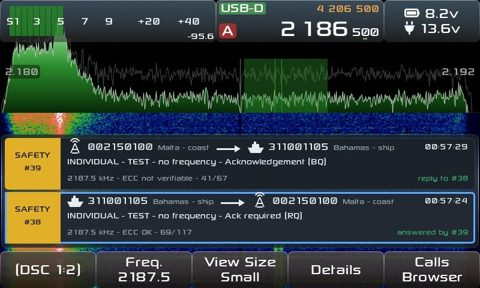
#> input picture .github/images/dsc_first.jpg, 480 x 288 px
$ python -i wfml.py   (imports and definitions only)
#> lines starting #> are read from the running program, lines starting #| are printed output that depends on the picture; after the words box and inside, x2 and y2 are one past the last pixel; in counts of white or black regions, pixels touching at a corner belong together
# SPDX-License-Identifier: LGPL-2.1-or-later
# Copyright (C) 2026 Hany El Imam - 1KO125 firmware for the Xiegu X6100
"""
Shared code of the WEFAX post-processing kit: pictures, alignment of a received fax
with its original, scores, the C tools.
"""
import os
import platform
import subprocess

import numpy as np
from PIL import Image

KIT = os.path.dirname(os.path.abspath(__file__))
WIDTH = 1809            # pixels of the fax line (decoder)
PIC_H = 1293            # rows of the Northwood pictures


# [20 lines left out: functions tool, load_original, not called in this run]


def load_gray(path):
    return np.array(Image.open(path).convert("L"))


# [49 lines left out: functions _blur, align, cut, gray_error, not called in this run]


def run(args, **kw):
    return subprocess.run(args, stdout=subprocess.DEVNULL, stderr=subprocess.PIPE, text=True, **kw)


def text_mask(original, dilate=2):
    """the pixels of the text of the original (and a margin around): the
    connected black shapes the size of a character (4..22 rows, at most
    30 columns), not lines, fronts or coasts, which are longer"""
    from scipy import ndimage
    black = original < 128
    lab, n = ndimage.label(black, structure=np.ones((3, 3)))
    if n == 0:
        return np.zeros_like(black)
    sl = ndimage.find_objects(lab)
    keep = np.zeros(n + 1, bool)
    for i, s in enumerate(sl, 1):
        h = s[0].stop - s[0].start
        w = s[1].stop - s[1].start
        if 4 <= h <= 22 and w <= 30:
            keep[i] = True
    m = keep[lab]
    # characters come in words: keep shapes with a neighbour of the same kind
    near = ndimage.binary_dilation(m, iterations=6)
    lab2, n2 = ndimage.label(near)
    counts = np.bincount(lab2[m], minlength=n2 + 1)
    m &= counts[lab2] >= 2 * 8      # at least about two characters
    return ndimage.binary_dilation(m, iterations=dilate) if dilate > 0 else m


# [103 lines left out: functions glyph_library, text_mask_full, text_error, not called in this run]

>>> import cv2
>>> picture = cv2.imread('../../../.github/images/dsc_first.jpg', cv2.IMREAD_GRAYSCALE)
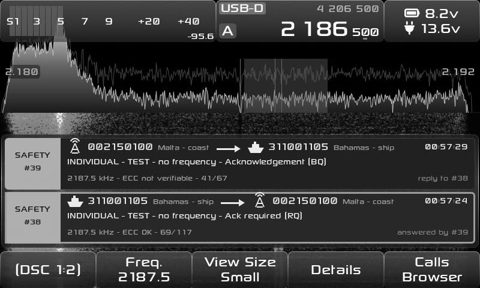
#> picture: shape (288, 480); min 0, max 255, mean 56.7
>>> result = text_mask(picture)
#> in text_mask, `black = original < 128`:
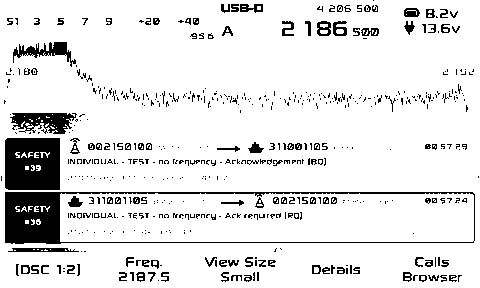
#> black: shape (288, 480) bool; 89.2% white; 554 black regions (437 under 20 px), largest, box (x1, y1, x2, y2) and area: (5, 192, 475, 244) 3922, (5, 138, 60, 190) 2694, (10, 113, 77, 134) 893
#> in text_mask, `lab, n = ndimage.label(black, structure=np.ones((3, 3)))`:
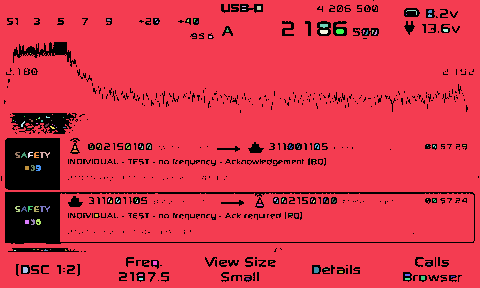
#> lab: shape (288, 480) int32; 124 distinct labels, from 0 to 123; one colour per label, 0 black
#> in text_mask, `lab, n = ndimage.label(black, structure=np.ones((3, 3)))`: n = 123
#> in text_mask, `sl = ndimage.find_objects(lab)`: sl = 123 items
#> the loop in text_mask, `for i, s in enumerate(sl, 1):` made 123 passes
#> (h, w) on passes 1 to 12: (288, 480), (1, 4), (4, 4), (1, 4), (5, 11), (3, 4), (1, 1), (3, 4), (2, 4), (2, 2), (3, 2), (3, 2)
#> in text_mask, `m = keep[lab]`: m: shape (288, 480) bool; 0.49% white in thin lines or dots, all inside (x1, y1, x2, y2) = (15, 6, 425, 280)
#> in text_mask, `near = ndimage.binary_dilation(m, iterations=6)`:
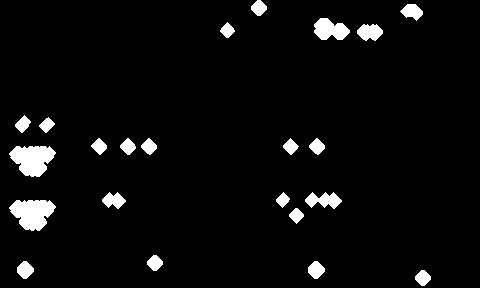
#> near: shape (288, 480) bool; 4.5% white; 22 white regions, largest, box (x1, y1, x2, y2) and area: (9, 146, 56, 177) 995, (9, 200, 56, 231) 994, (314, 18, 350, 40) 546
#> in text_mask, `lab2, n2 = ndimage.label(near)`:
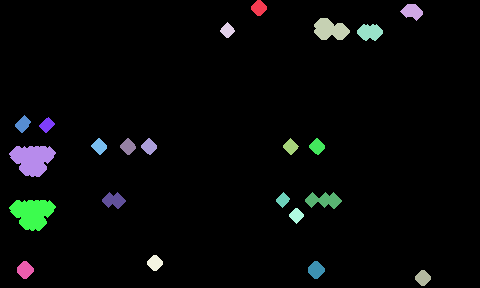
#> lab2: shape (288, 480) int32; 23 distinct labels, from 0 to 22; one colour per label, 0 black
#> in text_mask, `lab2, n2 = ndimage.label(near)`: n2 = 22
#> in text_mask, `counts = np.bincount(lab2[m], minlength=n2 + 1)`: counts = 23 values, max 157 at index 13, min 0 at index 0, mean 29.61
#> in text_mask, `m &= counts[lab2] >= 2 * 8`:
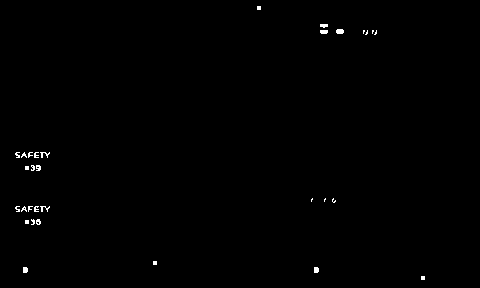
#> m: shape (288, 480) bool; 0.4% white in thin lines or dots, all inside (x1, y1, x2, y2) = (15, 6, 425, 280)
#> in text_mask, `return ndimage.binary_dilation(m, iterations=dilate) if dilate > 0 els..`:
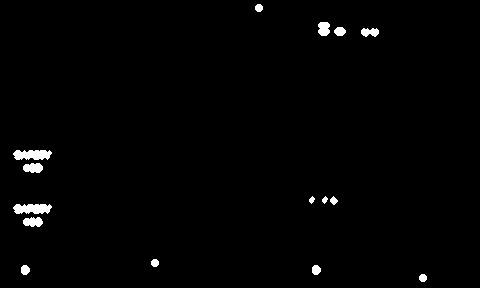
#> returned value: shape (288, 480) bool; 1.2% white; 15 white regions, largest, box (x1, y1, x2, y2) and area: (13, 204, 52, 214) 317, (13, 150, 52, 160) 315, (23, 163, 43, 173) 160
